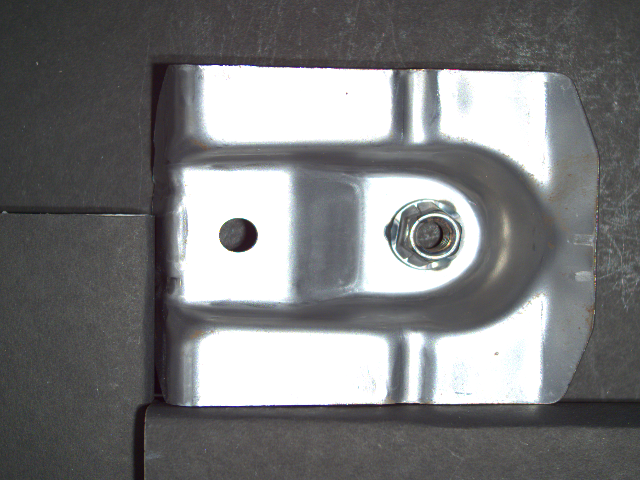
#> input picture good_image.png, 640 x 480 px, found by its file name
$ jupyter execute defect_detection.ipynb   (shell and % lines are left out)   (older library calls are emulated)
#> lines starting #> are read from the running program, lines starting #| are printed output that depends on the picture; after the words box and inside, x2 and y2 are one past the last pixel; in counts of white or black regions, pixels touching at a corner belong together; long printed decimals are rounded
[cell 1]
#Data Analysis Phase
#Main Aim is to understnad more about the data

import numpy as np
import pandas as pd
import matplotlib.pyplot as plt
import seaborn as sns


import warnings
warnings.filterwarnings("ignore")
##Display all the columns in Data Frame

pd.pandas.set_option('display.max_columns',None)

# For prepocessing
from sklearn import preprocessing
# For Train Test Split
from sklearn.model_selection import train_test_split

# Importing Deep Learning Keras library
import keras
from keras.models import Sequential
from keras.layers import Dense
from keras.layers import LeakyReLU,PReLU,ELU
from keras.layers import Dropout
from keras import optimizers
from keras.utils import to_categorical

#For CNN
from keras.layers import Conv2D, MaxPooling2D, BatchNormalization, Flatten,Activation
import cv2
from tqdm import tqdm
import os

# to copy files from one directory to another using copy function of shutil.`
from shutil import copy
import random as rn

[cell 2]
from skimage.measure import compare_ssim
import cv2
import numpy as np
from google.colab.patches import cv2_imshow


before_good = cv2.imread('/good_image.png')
#> before_good is the input picture: shape (480, 640, 3); mean B, G, R 122.6, 121.8, 121.3
after_bad = cv2.imread('/bad_image.png')
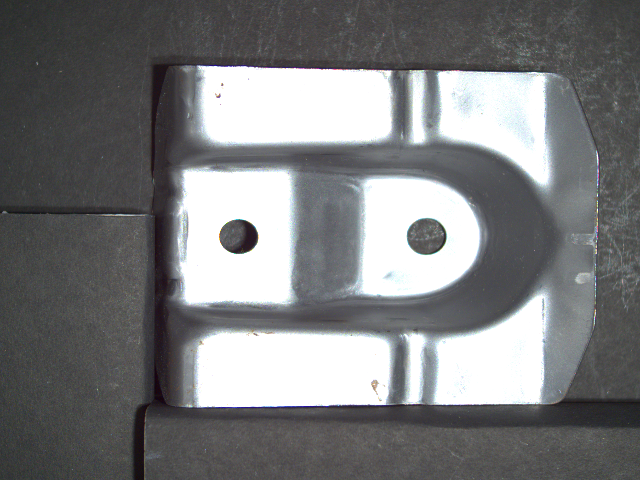
#> input picture bad_image.png, 640 x 480 px, found by its file name
#> after_bad is the input picture: shape (480, 640, 3); mean B, G, R 123.9, 122.8, 121.9

# Convert images to grayscale
before_gray = cv2.cvtColor(before_good, cv2.COLOR_BGR2GRAY)
after_gray = cv2.cvtColor(after_bad, cv2.COLOR_BGR2GRAY)

# [8 lines of commented-out code are left out]
(score, diff) = compare_ssim(before_gray, after_gray, full=True)
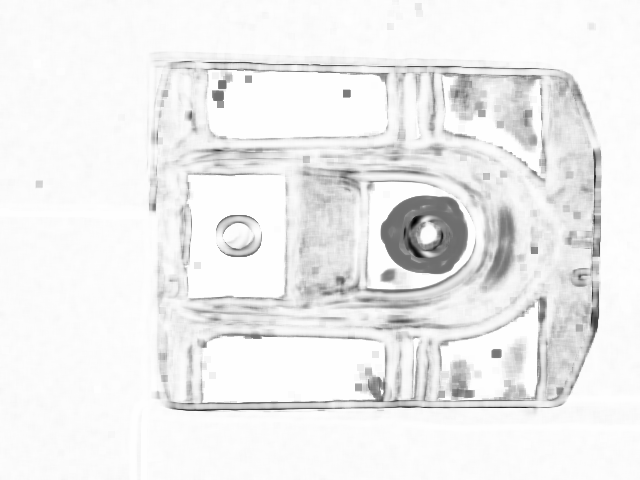
#> diff: shape (480, 640) float64; min -0.738, max 1, mean 0.887; drawn with min black and max white
#> score = 0.885
print("Image similarity", score)
#| Image similarity 0.8852


# cv2.imshow('difference ',z3)
# The diff image contains the actual image differences between the two images
# and is represented as a floating point data type in the range [0,1]
# so we must convert the array to 8-bit unsigned integers in the range
# [0,255] before we can use it with OpenCV
diff = (diff * 255).astype("uint8")
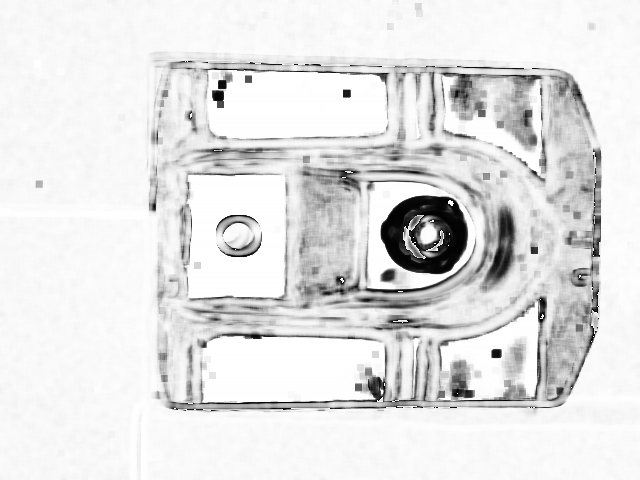
#> diff: shape (480, 640); min 0, max 255, mean 226.8


# Threshold the difference image, followed by finding contours to
# obtain the regions of the two input images that differ
# thresh = cv2.threshold(diff, 0, 255, cv2.THRESH_BINARY_INV | cv2.THRESH_OTSU)[1]
thresh = cv2.threshold(diff, 0, 255, cv2.THRESH_BINARY_INV | cv2.THRESH_OTSU)[1]
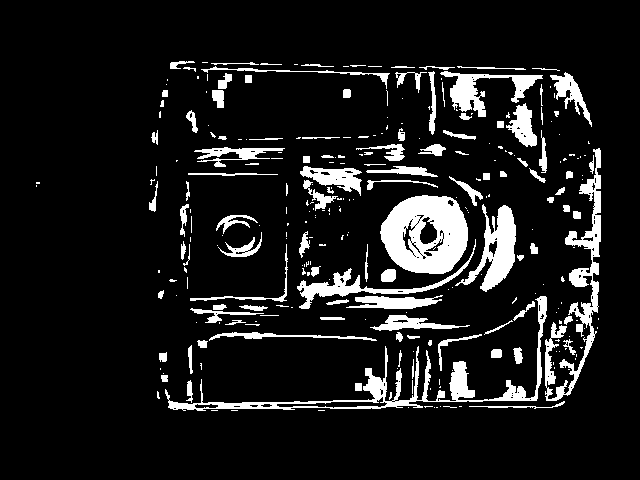
#> thresh: shape (480, 640); 10.5% white; 284 white regions (172 under 20 px)
contours = cv2.findContours(thresh.copy(), cv2.RETR_EXTERNAL, cv2.CHAIN_APPROX_SIMPLE)
#> contours = 283 contours, 200 with area under 20; largest, box (x1, y1, x2, y2) and area: (380, 195, 468, 274) 5376, (165, 296, 547, 411) 3752, (545, 148, 601, 401) 2737, (455, 204, 516, 292) 2000, (440, 71, 543, 117) 1336
contours = contours[0] if len(contours) == 2 else contours[1]

mask = np.zeros(before_good.shape, dtype='uint8')
filled_after = after_bad.copy()

for c in contours:
#     print(c)
    area = cv2.contourArea(c)

    if area > 40:
        x,y,w,h = cv2.boundingRect(c)
        cv2.rectangle(before_good, (x, y), (x + w, y + h), (36,255,12), 2)
        cv2.rectangle(after_bad, (x, y), (x + w, y + h), (36,255,12), 2)
        cv2.drawContours(mask, [c], 0, (0,255,0), -1)
        cv2.drawContours(filled_after, [c], 0, (0,255,0), -1)
#> this loop made 283 passes
#> (c, area, x, y, w, h) on pass 16: ([[355, 383], [355, 390], [361, 390], [361, 383]], 42, 355, 383, 7, 8)
#> (area, x, y, w, h) on passes 11, 18, 32, 37, 40, 41: (55.5, 469, 401, 96, 8), (66, 186, 380, 7, 23), (51.5, 159, 352, 8, 10), (77, 491, 349, 11, 9), (93.5, 513, 347, 10, 17), (60.5, 188, 345, 5, 29)
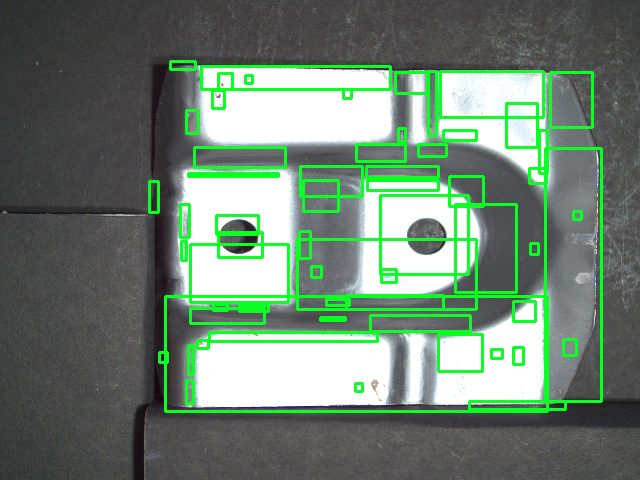
#> after_bad: shape (480, 640, 3); 8.36% of pixels changed, all inside (x1, y1, x2, y2) = (148, 60, 603, 413)
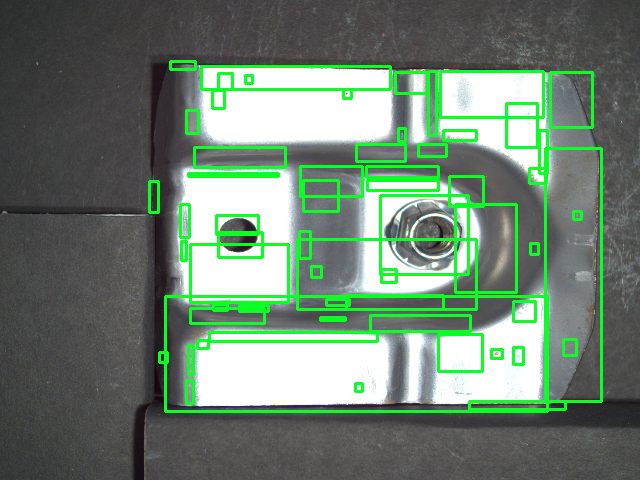
#> before_good: shape (480, 640, 3); 8.36% of pixels changed, all inside (x1, y1, x2, y2) = (148, 60, 603, 413)
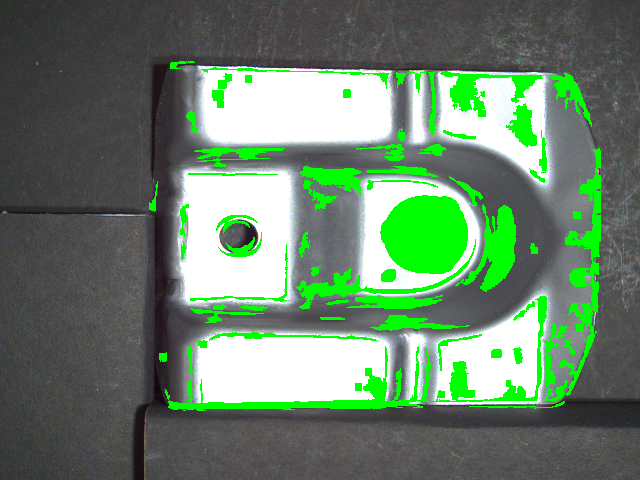
#> filled_after: shape (480, 640, 3); 10.03% of pixels changed, all inside (x1, y1, x2, y2) = (149, 61, 601, 411)
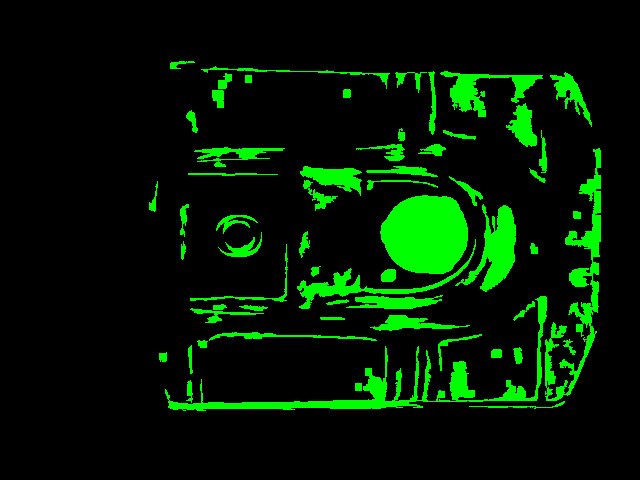
#> mask: shape (480, 640, 3); mean B, G, R 0, 25.6, 0


# cv2_imshow( after_bad)
cv2_imshow(diff)
cv2_imshow(mask)
cv2_imshow(filled_after)
cv2_imshow(thresh)

# store images
Good_image1=cv2.imwrite('diffOverGoodImage.png', before_good)
Bad_image1=cv2.imwrite('diffOverBadImage.png', after_bad)

cv2.waitKey(0)
#> Out = 27
